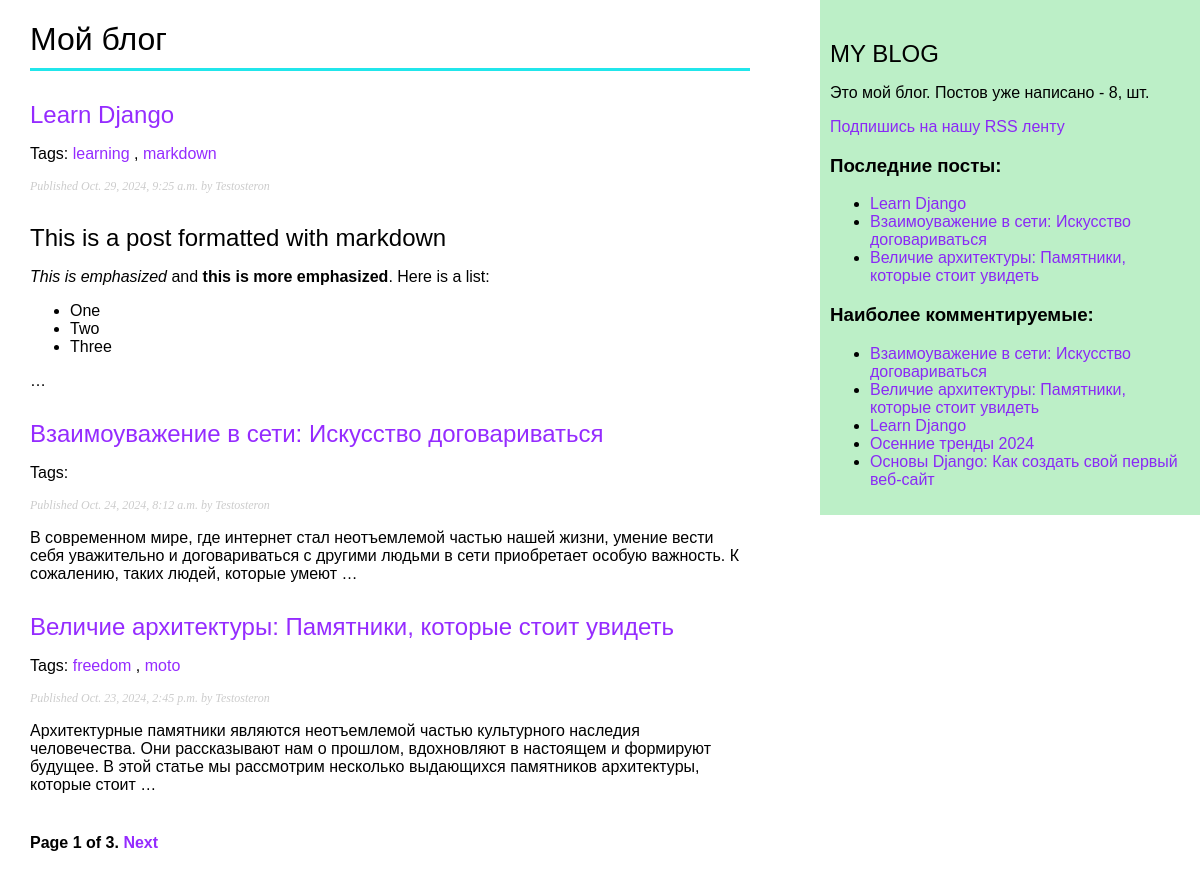
Screenshot of /blog/ with the database file from the repository.
### blog/models.py (models this page shows, shortened)
class Post(models.Model):
    class Status(models.TextChoices):
        DRAFT = 'DF', 'Draft'
        PUBLISHED = 'PB', 'Published'
    title = models.CharField(max_length=250)
    slug = models.SlugField(
        max_length=250,
        unique_for_date='publish'
    )
    author = models.ForeignKey(
        settings.AUTH_USER_MODEL,
        on_delete=models.CASCADE,
        related_name='blog_posts'
    )
    body = models.TextField()
    publish = models.DateTimeField(default=timezone.now)
    created = models.DateTimeField(auto_now_add=True)
    updated = models.DateTimeField(auto_now=True)
    status = models.CharField(
        max_length=2,
        choices=Status,
        default=Status.DRAFT
    )
    objects = models.Manager()  # The default manager.
    published = PublishedManager()  # Our custom manager.
    tags = TaggableManager()
    class Meta:
        ordering = ['-publish']
        indexes = [
            models.Index(fields=['-publish']),
        ]
    def get_absolute_url(self):
        return reverse(
            'blog:post_detail',
            args=[
                self.publish.year,
                self.publish.month,
                self.publish.day,
                self.slug,
            ],
        )

### blog/views.py (the view)
# urls.py: path('', views.post_list, name='post_list'),
def post_list(request, tag_slug=None):
    post_list = Post.published.all()
    tag = None
    if tag_slug:
        tag = get_object_or_404(Tag, slug=tag_slug)
        post_list = post_list.filter(tags__in=[tag])
    paginator = Paginator(post_list, 3)
    page_number = request.GET.get('page', 1)
    try:
        posts = paginator.page(page_number)
    except PageNotAnInteger:
        posts = paginator.page(1)
    except EmptyPage:
        posts = paginator.page(paginator.num_pages)
    return render(
        request,
        'blog/post/list.html',
        {'posts': posts,
         'tag': tag}
    )

### blog/models.py (called while the page is built)
    def get_queryset(self):
        return (
            super().get_queryset().filter(status=Post.Status.PUBLISHED)
        )

### blog/templatetags/blog_tags.py (called while the page is built)
@register.simple_tag
def total_posts():
    return Post.published.count()

@register.inclusion_tag('blog/post/latest_posts.html')
def show_latest_posts(count=5):
    latest_posts = Post.published.order_by('-publish')[:count]
    return {'latest_posts': latest_posts}

@register.simple_tag
def get_most_commented_posts(count=5):
    return Post.published.annotate(
        total_comments=Count('comments')
    ).order_by('-total_comments')[:count]

@register.filter(name='markdown')
def markdown_format(text):
    return mark_safe(markdown.markdown(text))

### blog/templates/blog/post/list.html (shortened to what this page needs)
{% extends "blog/base.html" %}
{% load blog_tags %}
{% block content %}
  <h1>Мой блог</h1>
  {% for post in posts %}
    <h2>
      <a href="{{ post.get_absolute_url }}">
        {{ post.title }}
      </a>
    </h2>
    <p class="tags">
      Tags:
      {% for tag in post.tags.all %}
        <a href="{% url "blog:post_list_by_tag" tag.slug %}">
          {{ tag.name }}
        </a>{% if not forloop.last %}, {% endif %}
      {% endfor %}
    </p>
    <p class="date">
      Published {{ post.publish }} by {{ post.author }}
    </p>
    {{ post.body|markdown|truncatewords_html:30 }}
  {% endfor %}
  {% include "pagination.html" with page=posts %}
{% endblock %}

### blog/templates/blog/base.html (shortened to what this page needs)
{% load blog_tags %}
{% load static %}
<!DOCTYPE html>
<html>
<head>
  <link href="{% static "css/blog.css" %}" rel="stylesheet">
</head>
<body>
  <div id="content">
    {% block content %}
    {% endblock %}
  </div>
  <div id="sidebar">
    <h2>MY BLOG</h2>
    <p>
      Это мой блог.
      Постов уже написано - {% total_posts %}, шт.
    </p>
    <p>
      <a href="{% url "blog:post_feed" %}">
        Подпишись на нашу RSS ленту
      </a>
    </p>
    <h3>Последние посты:</h3>
    {% show_latest_posts 3 %}
    <h3>Наиболее комментируемые: </h3>
    {% get_most_commented_posts as most_commented_posts %}
    <ul>
      {% for post in most_commented_posts %}
        <li>
          <a href="{{ post.get_absolute_url }}">{{ post.title }}</a>
        </li>
      {% endfor %}
    </ul>
  </div>
</body>
</html>

### blog/templates/blog/post/latest_posts.html
<ul>
  {% for post in latest_posts %}
    <li>
      <a href="{{ post.get_absolute_url }}">{{ post.title }}</a>
    </li>
  {% endfor %}
</ul>

### blog/static/css/blog.css (style rules this page uses)
body { margin:0; padding:0; font-family:helvetica, sans-serif; }
a { color:#7f00ffd4; text-decoration:none; }
h1 { font-weight:normal; border-bottom:3px solid #21e6eb; padding:0 0 10px 0; }
h2 { font-weight:normal; margin:30px 0 0; }
#content { float:left; width:60%; padding:0 0 0 30px; }
#sidebar { float:right; width:30%; padding:10px; background:#31cd5152; height:100%; }
p.date { color:#ccc; font-family: georgia, serif; font-size: 12px; font-style: italic; }

### rows the page displays
Post: title "Learn Django", publish "Oct. 29, 2024, 9:25 a.m.", author "Testosteron", body "This is a post formatted with markdown This is emphasized and this is more emphasized . Here is a list: One Two Three …"
Tag: name "learning"
Tag: name "markdown"
Post: title "Взаимоуважение в сети: Искусство договариваться", publish "Oct. 24, 2024, 8:12 a.m.", author "Testosteron", body "В современном мире, где интернет стал неотъемлемой частью нашей жизни, умение вести себя уважительно и договариваться с другими людьми в сети приобретает особую важность. К сожалению, таких людей, которые умеют …"
Post: title "Величие архитектуры: Памятники, которые стоит увидеть", publish "Oct. 23, 2024, 2:45 p.m.", author "Testosteron", body "Архитектурные памятники являются неотъемлемой частью культурного наследия человечества. Они рассказывают нам о прошлом, вдохновляют в настоящем и формируют будущее. В этой статье мы рассмотрим несколько выдающихся памятников архитектуры, которые стоит …"
Tag: name "freedom"
Tag: name "moto"
Post: title "Осенние тренды 2024"
Post: title "Основы Django: Как создать свой первый веб-сайт"

### other values shown
{{ page.number }} "1"
{{ page.paginator.num_pages }} "3"
